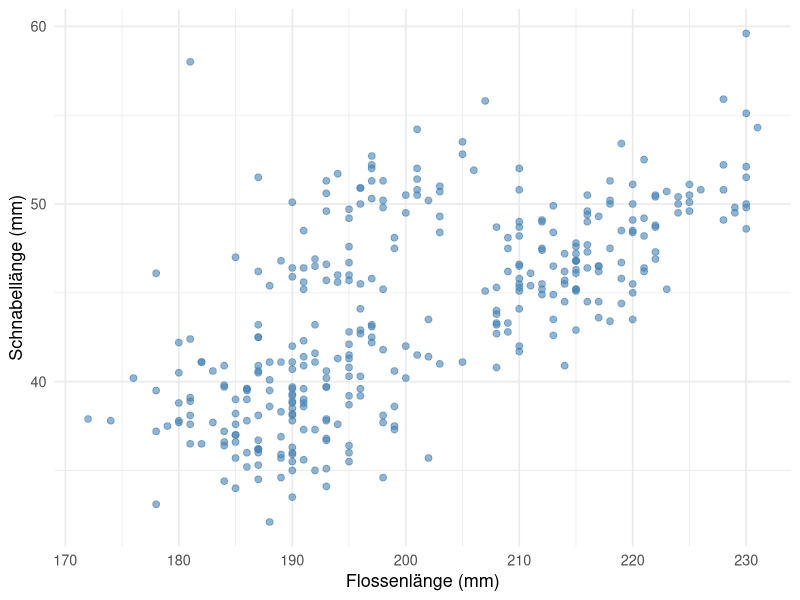
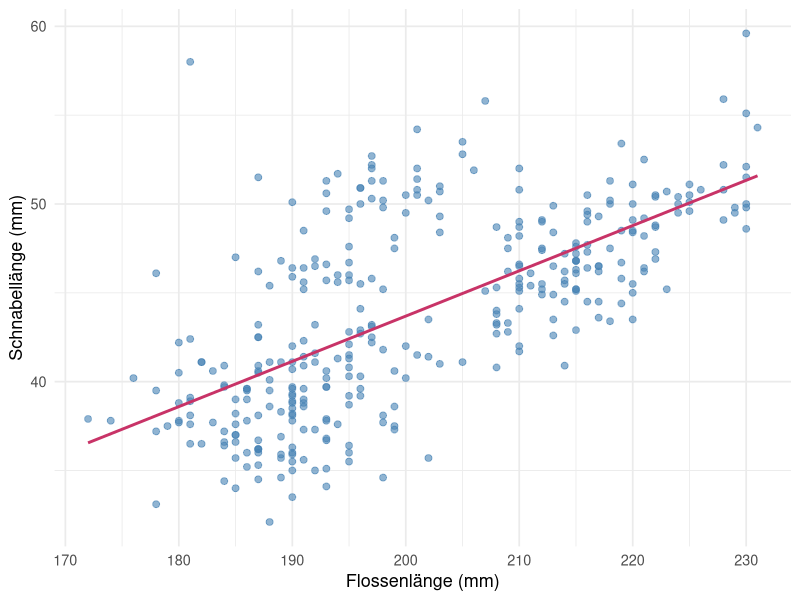
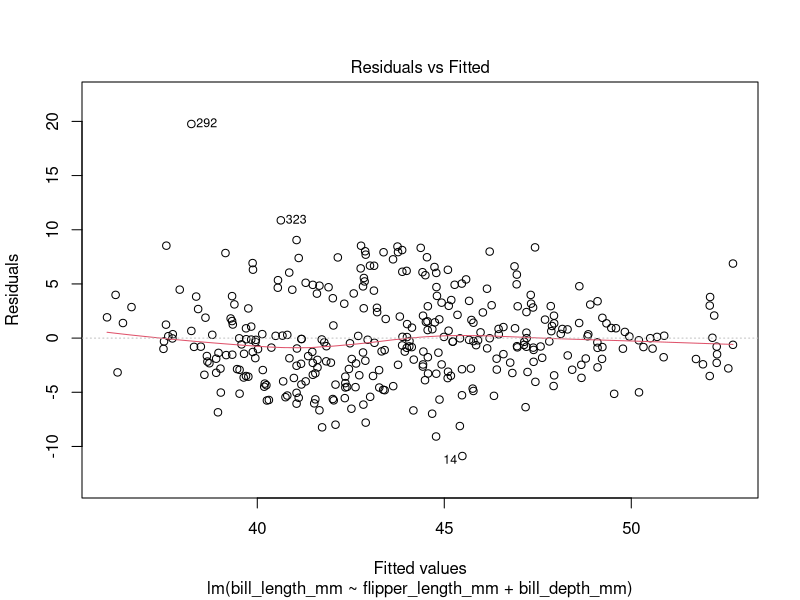
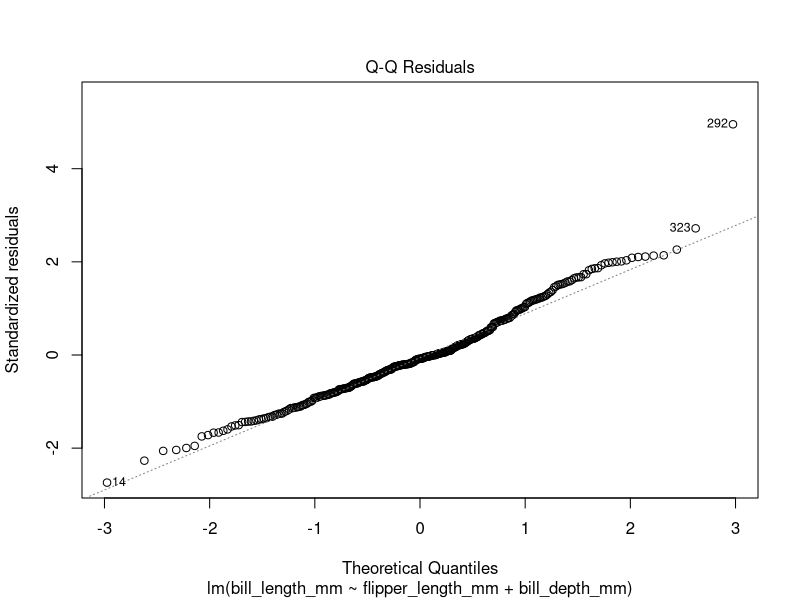
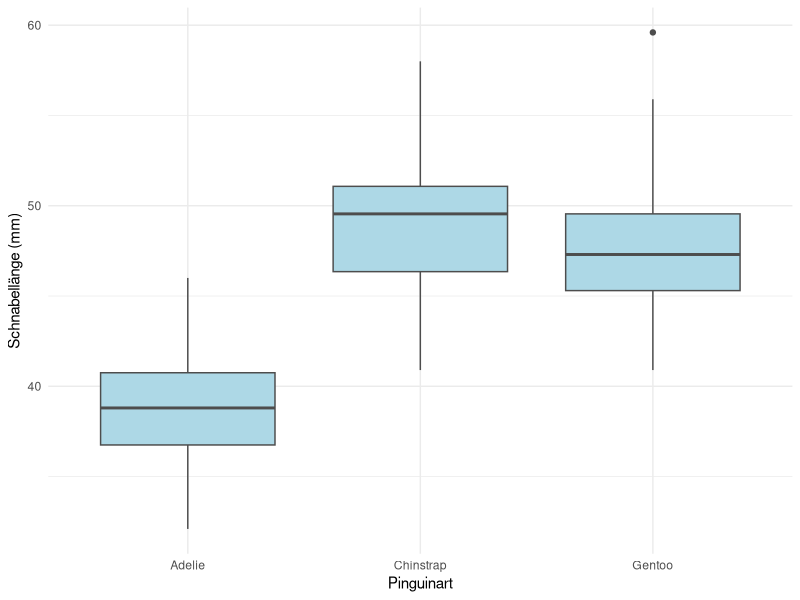
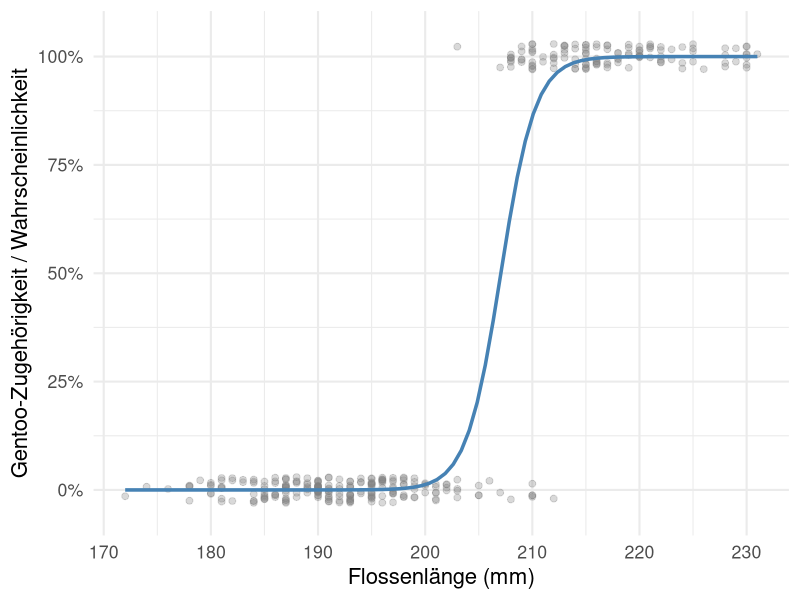
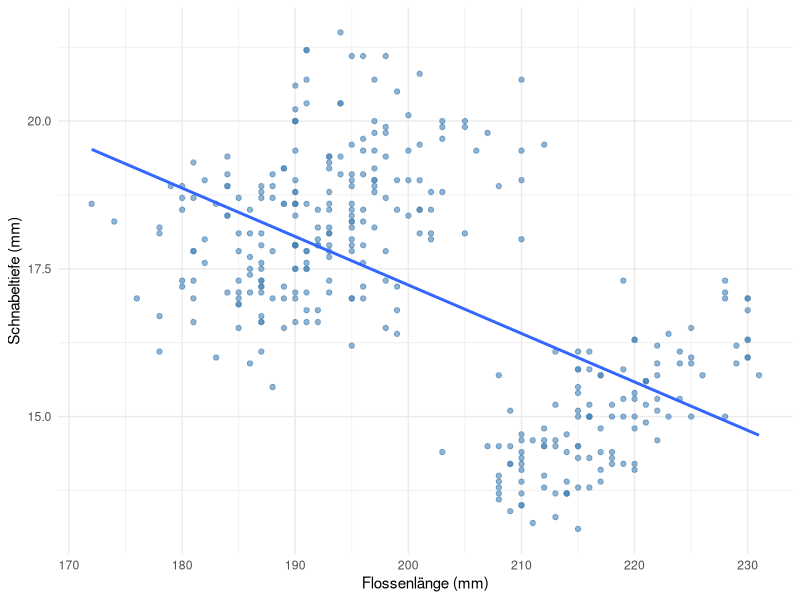
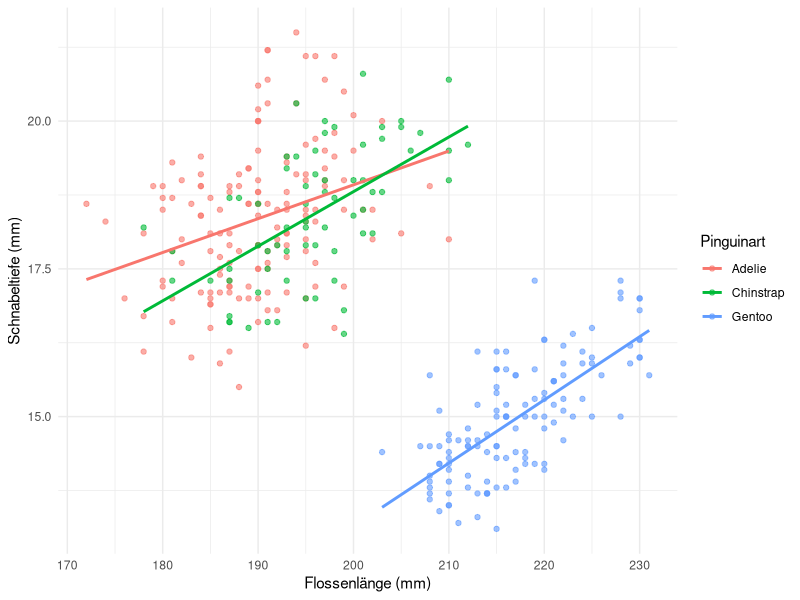

Reproduce these figures in R, in order.
## ---- chunk 1
library(tidyverse)
## ---- chunk 2
# tidyverse laden
library(tidyverse)

# penguins als Datenobjekt erstellen
penguins <- palmerpenguins::penguins

# Dimensionen prüfen
dim(penguins)

# Variablennamen prüfen
names(penguins)

# Datentypen prüfen
glimpse(penguins)
## ---- chunk 3
penguins_training <- penguins |>
  drop_na(bill_length_mm, bill_depth_mm,
          flipper_length_mm, body_mass_g)

dim(penguins_training)
## ---- chunk 4
p_scatter <- ggplot(penguins_training,
                    aes(x = flipper_length_mm, y = bill_length_mm)) +
  geom_point(color = "steelblue", alpha = 0.6, size = 2) +
  labs(x = "Flossenlänge (mm)", y = "Schnabellänge (mm)") +
  theme_minimal(base_size = 13)

p_scatter
## ---- chunk 5
cor.test(penguins_training$flipper_length_mm,
         penguins_training$bill_length_mm,
         method = "pearson")
## ---- chunk 6
model_1 <- lm(bill_length_mm ~ flipper_length_mm,
              data = penguins_training)
summary(model_1)
## ---- chunk 7
p_regression <- p_scatter +
  geom_smooth(method = "lm", formula = y ~ x,
              se = FALSE, color = "#C83367", linewidth = 1)

p_regression
## ---- chunk 8
model_2 <- lm(bill_length_mm ~ flipper_length_mm + bill_depth_mm,
              data = penguins_training)
summary(model_2)
## ---- chunk 9
model_3 <- lm(bill_length_mm ~ flipper_length_mm +
                bill_depth_mm + body_mass_g,
              data = penguins_training)
summary(model_3)
## ---- chunk 10
anova(model_1, model_2, model_3)
## ---- chunk 11
plot(model_2, which = 1)
plot(model_2, which = 2)
## ---- chunk 12
# Faktor explizit definieren
penguins_training <- penguins_training |>
  mutate(species = factor(species,
                          levels = c("Adelie", "Chinstrap", "Gentoo")))

# Boxplot erstellen
ggplot(penguins_training, aes(x = species, y = bill_length_mm)) +
  geom_boxplot(fill = "lightblue", color = "grey30") +
  labs(x = "Pinguinart", y = "Schnabellänge (mm)") +
  theme_minimal()
## ---- chunk 13
# Modell schätzen
model_species <- lm(bill_length_mm ~ species, data = penguins_training)

# Output ausgeben lassen
summary(model_species)
## ---- chunk 14
penguins_training <- penguins_training |>
  mutate(is_gentoo = if_else(species == "Gentoo", 1L, 0L))

# Prüfen der Verteilung
table(penguins_training$is_gentoo)
## ---- chunk 15
model_logistic <- glm(is_gentoo ~ flipper_length_mm,
                   data = penguins_training, family = binomial())


summary(model_logistic)
## ---- chunk 16
ggplot(
  penguins_training,
  aes(x = flipper_length_mm, y = is_gentoo)
) +
  geom_jitter(
    width = 0,
    height = 0.03,
    alpha = 0.3,
    color = "grey50",
    size = 2
  ) +
  geom_smooth(
    method = "glm",
    method.args = list(family = binomial()),
    formula = y ~ x,
    se = FALSE,
    color = "steelblue",
    linewidth = 1.2
  ) +
  scale_y_continuous(
    breaks = seq(0, 1, by = 0.25),
    labels = scales::label_percent()
  ) +
  coord_cartesian(ylim = c(-0.05, 1.05)) +
  labs(
    x = "Flossenlänge (mm)",
    y = "Gentoo-Zugehörigkeit / Wahrscheinlichkeit"
  ) +
  theme_minimal(base_size = 16)

## ---- chunk 17
# Gesamtzusammenhang
ggplot(
  penguins_training,
  aes(x = flipper_length_mm, y = bill_depth_mm)
) +
  geom_point(alpha = 0.6, color = "steelblue") +
  geom_smooth(method = "lm", se = FALSE) +
  labs(
    x = "Flossenlänge (mm)",
    y = "Schnabeltiefe (mm)"
  ) +
  theme_minimal()

cor(
  penguins_training$flipper_length_mm,
  penguins_training$bill_depth_mm
)

## ---- chunk 18
ggplot(
  penguins_training,
  aes(
    x = flipper_length_mm,
    y = bill_depth_mm,
    color = species
  )
) +
  geom_point(alpha = 0.6) +
  geom_smooth(method = "lm", se = FALSE) +
  labs(
    x = "Flossenlänge (mm)",
    y = "Schnabeltiefe (mm)",
    color = "Pinguinart"
  ) +
  theme_minimal()

## ---- chunk 19
penguins_training |>
  group_by(species) |>
  summarise(
    r = cor(flipper_length_mm, bill_depth_mm),
    .groups = "drop"
  )
